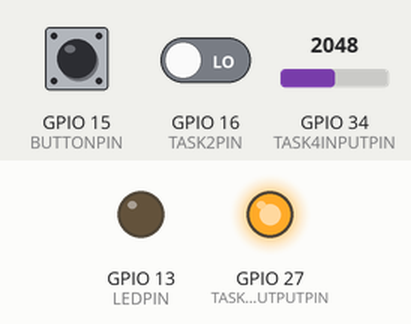
This sketch was run on a simulated ESP32. Parts: output pins drawn as LEDs (lit = HIGH). The test bench sets the inputs (shaded band); at power-on: GPIO 15 (BUTTONPIN) LOW, GPIO 34 (TASK4INPUTPIN) = 2048, GPIO 16 (TASK2PIN) LOW. Pins used as bus, display or sensor lines are not drawn; what the sketch prints to the serial monitor is not drawn.

Above: at 2.2 s.
2.3 s: GPIO 15 (BUTTONPIN) pulled HIGH for 0.15 s
At 2.8 s:
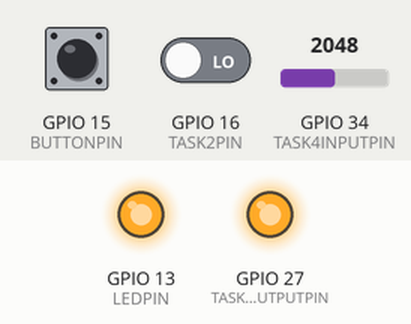
3.9 s: GPIO 34 (TASK4INPUTPIN) set to 2010
At 4.5 s:
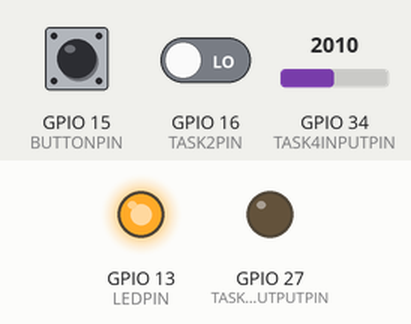
5.4 s: GPIO 34 (TASK4INPUTPIN) set to 2866
At 6.6 s:
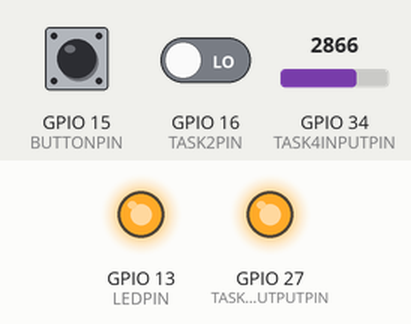
6.9 s: GPIO 34 (TASK4INPUTPIN) set to 2047
At 8.3 s:
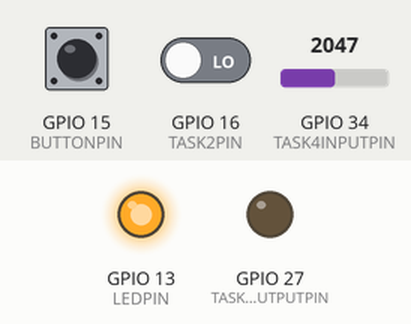
Timing chart, 0 to 9.4 s (numbered marks = the images above; inputs shaded):
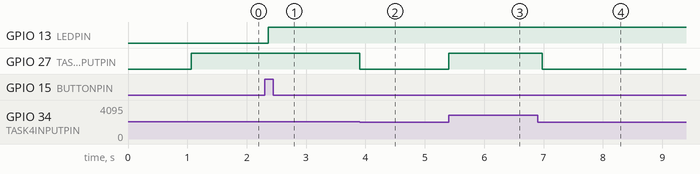

The sketch:

assignment3.ino
```cpp
//assigns which core the program should be sent to
#if CONFIG_FREERTOS_UNICORE
#define ARDUINO_RUNNING_CORE 0
#else
#define ARDUINO_RUNNING_CORE 1
#endif

//create defines
#define TASK1PIN 23//4
#define TASK2PIN 16
#define TASK3PIN 18
#define TASK4INPUTPIN 34//35
#define TASK4OUTPUTPIN 27//21
#define BUTTONPIN 15//27
#define LEDPIN 13

//constants
#define DEBOUNCE_DELAY 50

//delays
//FreeRTOS tick rate is 1ms
//all values in ms
#define D_T1 4
#define D_T2 20
#define D_T3 8
#define D_T4 20
#define D_T5 100
#define D_TBUTTON 10
#define D_TLED 10

//create queues
static QueueHandle_t button_queue;

//create semaphores
static SemaphoreHandle_t frequency_semaphore;
static SemaphoreHandle_t timings_semaphore;


//create struct
struct Data{
  int frequency2; //hold value for task2 frequency
  int frequency3; //hold value for task3 frequency
} frequency;

void setup() {
  //start serial monitor
  Serial.begin(9600);

  //set up queue
  button_queue = xQueueCreate(3,sizeof(bool));

  //set up semaphores
  frequency_semaphore = xSemaphoreCreateBinary();
  xSemaphoreGive(frequency_semaphore);  //start semaphore in a "given" state so tasks 2,3,5 can run
  timings_semaphore = xSemaphoreCreateBinary();
  xSemaphoreGive(timings_semaphore);  //start semaphore in a "given" state so task 1 and measureFrequency can run

  // put your setup code here, to run once:
  pinMode(TASK1PIN, OUTPUT);
  pinMode(TASK2PIN, INPUT);
  pinMode(TASK3PIN, INPUT);
  pinMode(TASK4INPUTPIN, INPUT);
  pinMode(TASK4OUTPUTPIN, OUTPUT);
  pinMode(BUTTONPIN, INPUT);
  pinMode(LEDPIN, OUTPUT);

  delay(1000);

  //create tasks
  /*
   * task
   * task name
   * stack size
   * parameters
   * priority
   * pxCreatedTask
   */
  xTaskCreate(task1,
    "Task 1",
    1024,
    NULL,
    3,
    NULL);

  xTaskCreate(task2,
    "Task 2",
    1024,
    NULL,
    2,
    NULL);

  xTaskCreate(task3,
    "Task 3",
    1024,
    NULL,
    2,
    NULL);

  xTaskCreate(task4,
    "Task 4",
    1024,
    NULL,
    1,
    NULL);

  xTaskCreate(task5,
    "Task 5",
    2048,
    NULL,
    2,
    NULL);

  xTaskCreate(button_Pressed,
    "Debounce Button",
    1024,
    NULL,
    1,
    NULL);

  xTaskCreate(LED_Toggle,
    "LED Toggle",
    1024,
    NULL,
    1,
    NULL);
}

//task1 - create pulses of 200ms and 20ms with a 50ms gap
void task1(void *pvParameter){
  const int pulse1 = 200, pulse2 = 20, pulseDelay = 50;

  for(;;){
    //Serial.println("task1");
    if(xSemaphoreTake(timings_semaphore, portMAX_DELAY) == pdPASS){
      digitalWrite(TASK1PIN, HIGH);
      delayMicroseconds(pulse1);
      digitalWrite(TASK1PIN, LOW);
      delayMicroseconds(pulseDelay);
      digitalWrite(TASK1PIN, HIGH);
      delayMicroseconds(pulse2);
      digitalWrite(TASK1PIN, LOW);
      xSemaphoreGive(timings_semaphore);
    }
    vTaskDelay(D_T1);
  }
}

//task2 - measure frequency between 333hz and 1000hz and rebind value from 0 to 99
void task2(void *pvParameter){
  const int lowerFrequency = 333, higherFrequency = 1000;
  const int lowerThresh = 0, higherThresh = 99;
  float frequency2;
  int frequency2Int;

  for(;;){
    frequency2 = measureFrequency(TASK2PIN);  //read frequency
    frequency2Int = map(frequency2, lowerFrequency, higherFrequency, lowerThresh, higherThresh);  //remap frequency
    frequency2Int = constrain(frequency2Int, lowerThresh, higherThresh);  //constrain values
    if(xSemaphoreTake(frequency_semaphore, portMAX_DELAY) == pdPASS){
      frequency.frequency2 = frequency2Int;
      xSemaphoreGive(frequency_semaphore);
    }
    vTaskDelay(D_T2);
  }
}

//task3 - measure frequency between 500hz and 1000hz and rebind value from 0 to 99
void task3(void *pvParameter){
  const int lowerFrequency = 500, higherFrequency = 1000;
  const int lowerThresh = 0, higherThresh = 99;
  float frequency3;
  int frequency3Int;

  for(;;){
    frequency3 = measureFrequency(TASK3PIN);
    frequency3Int = map(frequency3, lowerFrequency, higherFrequency, lowerThresh, higherThresh);  //remap frequency
    frequency3Int = constrain(frequency3Int, lowerThresh, higherThresh);  //constrain values
    if(xSemaphoreTake(frequency_semaphore, portMAX_DELAY) == pdPASS){
      frequency.frequency3 = frequency3Int;
      xSemaphoreGive(frequency_semaphore);
    }
    vTaskDelay(D_T3);
  }
}


//measureFrequency - read in frequency from desired pin
float measureFrequency(uint8_t pin){
  float halfTime, startTime;
  //check if signal is HIGH
  //find the time for half the period
  if(xSemaphoreTake(timings_semaphore, portMAX_DELAY) == pdPASS){
    if (digitalRead(pin) == HIGH){
      while(digitalRead(pin) == HIGH){  //while HIGH, keep polling
      }
      startTime = micros(); //once signal is LOW, record current time
      while(digitalRead(pin) == LOW){ //while LOW, keep polling
      }
      halfTime = micros();  //once signal is HIGH, record current time
    }
    //following lines occur if signal is LOW instead of HIGH. Work the same as above
    else{
      while(digitalRead(pin) == LOW){
      }
      startTime = micros();
      while(digitalRead(pin) == HIGH){
      }
      halfTime = micros();
    }
    xSemaphoreGive(timings_semaphore);
  }
  float frequency = (float(1)/((halfTime-startTime)*float(2)))*float(1000000);  //find the frequency, 1/period
  return frequency;
}

//task4 - average the past for anaglog readings and turn on an led if over half of maxRange
void task4(void *pvParameter){
  const int maxRange = 4095.00;
  float task4Value, average;
  int counter = 0, arrPos;
  float arr[4] = {0,0,0,0};

  for(;;){
    //Serial.println("task4");
    task4Value = analogRead(TASK4INPUTPIN);

    arrPos = counter%4;
    arr[arrPos] = task4Value;

    average = 0;
    for(int i = 0; i < 4; i++){
      average += arr[i];
    }
    average = average/4;

    if(average > (maxRange/2)){
      digitalWrite(TASK4OUTPUTPIN, HIGH);
    } else {
      digitalWrite(TASK4OUTPUTPIN, LOW);
    }

    counter++;
    vTaskDelay(D_T4);
  }
}

//task5 - print the lastest readings from tasks 2 and 3
void task5(void *pvParameter){
  for(;;){
    if(xSemaphoreTake(frequency_semaphore, portMAX_DELAY) == pdPASS){
      Serial.print(frequency.frequency2);
      Serial.print(",");
      Serial.println(frequency.frequency3);
      xSemaphoreGive(frequency_semaphore);
    }
    vTaskDelay(D_T5);
  }
}

//task6 - button debounce, add state of led to a queue
void button_Pressed(void *pvParameters){
  int lastState = LOW, buttonState, state;
  bool ledState = false;
  float timer = 0;

  for(;;){
    state = digitalRead(BUTTONPIN);

    if (state != lastState){
      timer = millis();
    }

    if((millis()-timer) > DEBOUNCE_DELAY){
      if(state != buttonState){
        buttonState = state;
        if(buttonState == HIGH){
          ledState = !ledState;
          if(xQueueSend(button_queue,&ledState, 1) == pdPASS){

          }
        }
      }
    }
    vTaskDelay(D_TBUTTON);
    lastState = state;
  }
}

//task7 - LED toggle, read new state from queue and update LED
void LED_Toggle(void *pvParameters){
  BaseType_t queue;
  bool ledState;

  for(;;){
    queue = xQueueReceive(button_queue,&ledState, portMAX_DELAY);
    assert(queue);
    digitalWrite(LEDPIN, ledState);
    vTaskDelay(D_TLED);
  }
}

void loop() {}
```

Measured:
- the behaviour switches between 2048 and 2047 on GPIO 34 (TASK4INPUTPIN) (found by bisection; images 1 and 2)
- after the input at 2.3 s, GPIO 13 (LEDPIN): LOW → HIGH after 0.06 s
- after the input at 3.9 s, GPIO 27 (TASK4OUTPUTPIN): HIGH → LOW at once
- after the input at 5.4 s, GPIO 27 (TASK4OUTPUTPIN): LOW → HIGH at once
- after the input at 6.9 s, GPIO 27 (TASK4OUTPUTPIN): HIGH → LOW after 0.08 s
